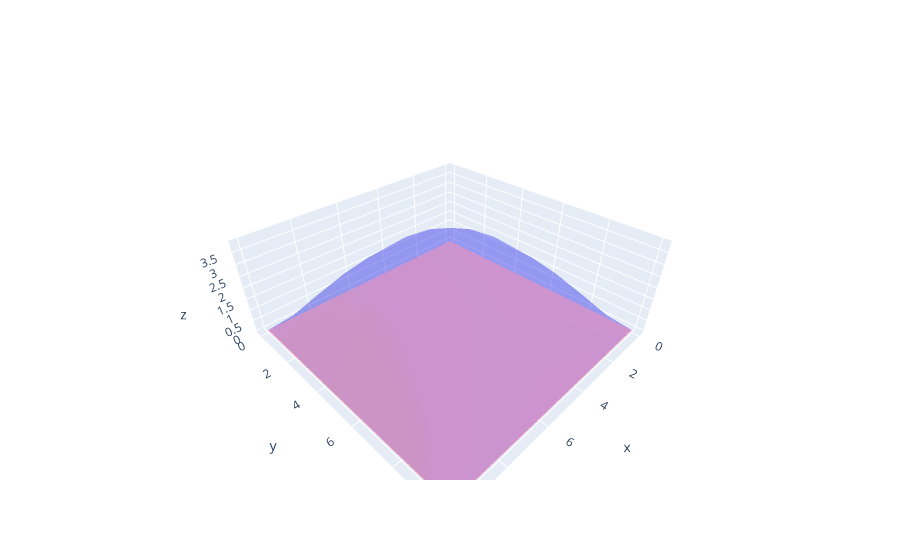

Notebook code cell kept with this figure:
### Markdown cell above
# A library that works a bit faster ...
[Plotly](https://plot.ly/python/) is another open source library for Python, that works significantly faster than Matplotlib on Jupyter notebooks. Also, it's a bit easier to use: see for yourself below.

### Code cell
import plotly.graph_objects as go

# Here we extract the mesh coordinates from the final state NumPy array
xFS, yFS, zFS = xyzFS.T

# Initial state data is still in list format, so we first convert it to a NumPy array
xIS, yIS, zIS = np.array(xyzIS).T

fig = go.Figure(data=[  go.Mesh3d(x=xIS, y=yIS, z=zIS, color='blue', opacity=0.5),
                        go.Mesh3d(x=xFS, y=yFS, z=zFS, colorscale='Viridis', opacity=0.5),
                        go.Scatter3d(mode = 'markers', x=xFS, y=yFS, z=zFS,
                            marker=dict(size=3, color='red'), showlegend=False),
                        go.Scatter3d(mode = 'markers', x=xIS, y=yIS, z=zIS,
                            marker=dict(size=3, color='blue'), showlegend=False)
                     ]
               )
fig.show()

### Figure 1 — Plotly figure (JSON) as saved in the notebook; plotly's stock layout.template omitted (floating-point values rounded to 4 significant figures)
{"data": [{"color": "lightpink", "opacity": 1, "type": "mesh3d", "x": [0, 0, 0, 0, 0, 0, 0, 0, 0, 0, 0, 1, 1, 1, 1, 1, 1, 1, 1, 1, 1, 1, 2, 2, 2, 2, 2, 2, 2, 2, 2, 2, 2, 3, 3, 3, 3, 3, 3, 3, 3, 3, 3, 3, 4, 4, 4, 4, 4, 4, 4, 4, 4, 4, 4, 5, 5, 5, 5, 5, 5, 5, 5, 5, 5, 5, 6, 6, 6, 6, 6, 6, 6, 6, 6, 6, 6, 7, 7, 7, 7, 7, 7, 7, 7, 7, 7, 7, 8, 8, 8, 8, 8, 8, 8, 8, 8, 8, 8, 9, 9, 9, 9, 9, 9, 9, 9, 9, 9, 9, 10, 10, 10, 10, 10, 10, 10, 10, 10, 10, 10], "y": [0, 1, 2, 3, 4, 5, 6, 7, 8, 9, 10, 0, 1, 2, 3, 4, 5, 6, 7, 8, 9, 10, 0, 1, 2, 3, 4, 5, 6, 7, 8, 9, 10, 0, 1, 2, 3, 4, 5, 6, 7, 8, 9, 10, 0, 1, 2, 3, 4, 5, 6, 7, 8, 9, 10, 0, 1, 2, 3, 4, 5, 6, 7, 8, 9, 10, 0, 1, 2, 3, 4, 5, 6, 7, 8, 9, 10, 0, 1, 2, 3, 4, 5, 6, 7, 8, 9, 10, 0, 1, 2, 3, 4, 5, 6, 7, 8, 9, 10, 0, 1, 2, 3, 4, 5, 6, 7, 8, 9, 10, 0, 1, 2, 3, 4, 5, 6, 7, 8, 9, 10], "z": [0, 0, 0, 0, 0, 0, 0, 0, 0, 0, 0, 0, 0, 0, 0, 0, 0, 0, 0, 0, 0, 0, 0, 0, 0, 0, 0, 0, 0, 0, 0, 0, 0, 0, 0, 0, 0, 0, 0, 0, 0, 0, 0, 0, 0, 0, 0, 0, 0, 0, 0, 0, 0, 0, 0, 0, 0, 0, 0, 0, 0, 0, 0, 0, 0, 0, 0, 0, 0, 0, 0, 0, 0, 0, 0, 0, 0, 0, 0, 0, 0, 0, 0, 0, 0, 0, 0, 0, 0, 0, 0, 0, 0, 0, 0, 0, 0, 0, 0, 0, 0, 0, 0, 0, 0, 0, 0, 0, 0, 0, 0, 0, 0, 0, 0, 0, 0, 0, 0, 0, 0]}, {"color": "blue", "opacity": 0.2, "type": "mesh3d", "x": [0, 0, 0, 0, 0, 0, 0, 0, 0, 0, 0, 1, 0.8063, 0.7324, 0.7282, 0.7331, 0.7355, 0.7331, 0.7282, 0.7324, 0.8063, 1, 2, 1.84, 1.69, 1.622, 1.603, 1.6, 1.603, 1.622, 1.69, 1.84, 2, 3, 2.89, 2.768, 2.677, 2.633, 2.622, 2.633, 2.677, 2.768, 2.89, 3, 4, 3.944, 3.879, 3.823, 3.788, 3.777, 3.788, 3.823, 3.879, 3.944, 4, 5, 5, 5, 5, 5, 5, 5, 5.0, 5, 5, 5, 6, 6.056, 6.121, 6.177, 6.212, 6.223, 6.212, 6.177, 6.121, 6.056, 6, 7, 7.11, 7.232, 7.323, 7.367, 7.378, 7.367, 7.323, 7.232, 7.11, 7, 8, 8.16, 8.31, 8.378, 8.397, 8.4, 8.397, 8.378, 8.31, 8.16, 8, 9, 9.194, 9.268, 9.272, 9.267, 9.265, 9.267, 9.272, 9.268, 9.194, 9, 10, 10, 10, 10, 10, 10, 10, 10, 10, 10, 10], "y": [0, 1, 2, 3, 4, 5, 6, 7, 8, 9, 10, 0, 0.8063, 1.84, 2.89, 3.944, 5.0, 6.056, 7.11, 8.16, 9.194, 10, 0, 0.7324, 1.69, 2.768, 3.879, 5, 6.121, 7.232, 8.31, 9.268, 10, 0, 0.7282, 1.622, 2.677, 3.823, 5, 6.177, 7.323, 8.378, 9.272, 10, 0, 0.7331, 1.603, 2.633, 3.788, 5, 6.212, 7.367, 8.397, 9.267, 10, 0, 0.7355, 1.6, 2.622, 3.777, 5, 6.223, 7.378, 8.4, 9.265, 10, 0, 0.7331, 1.603, 2.633, 3.788, 5, 6.212, 7.367, 8.397, 9.267, 10, 0, 0.7282, 1.622, 2.677, 3.823, 5, 6.177, 7.323, 8.378, 9.272, 10, 0, 0.7324, 1.69, 2.768, 3.879, 5.0, 6.121, 7.232, 8.31, 9.268, 10, 0, 0.8063, 1.84, 2.89, 3.944, 5, 6.056, 7.11, 8.16, 9.194, 10, 0, 1, 2, 3, 4, 5, 6, 7, 8, 9, 10], "z": [0, 0, 0, 0, 0, 0, 0, 0, 0, 0, 0, 0, 0.7521, 1.031, 1.179, 1.261, 1.287, 1.261, 1.179, 1.031, 0.7521, 0, 0, 1.031, 1.723, 2.109, 2.306, 2.366, 2.306, 2.109, 1.723, 1.031, 0, 0, 1.179, 2.109, 2.734, 3.073, 3.179, 3.073, 2.734, 2.109, 1.179, 0, 0, 1.261, 2.306, 3.073, 3.525, 3.671, 3.525, 3.073, 2.306, 1.261, 0, 0, 1.287, 2.366, 3.179, 3.671, 3.832, 3.671, 3.179, 2.366, 1.287, 0, 0, 1.261, 2.306, 3.073, 3.525, 3.671, 3.525, 3.073, 2.306, 1.261, 0, 0, 1.179, 2.109, 2.734, 3.073, 3.179, 3.073, 2.734, 2.109, 1.179, 0, 0, 1.031, 1.723, 2.109, 2.306, 2.366, 2.306, 2.109, 1.723, 1.031, 0, 0, 0.7521, 1.031, 1.179, 1.261, 1.287, 1.261, 1.179, 1.031, 0.7521, 0, 0, 0, 0, 0, 0, 0, 0, 0, 0, 0, 0]}], "layout": {}}
